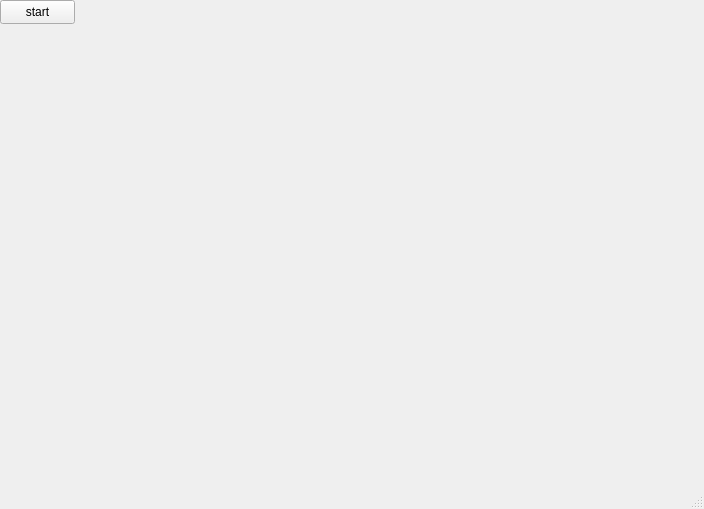
<?xml version="1.0" encoding="UTF-8"?>
<ui version="4.0">
 <class>MainWindow</class>
 <widget class="QMainWindow" name="MainWindow">
  <property name="geometry">
   <rect>
    <x>0</x>
    <y>0</y>
    <width>704</width>
    <height>509</height>
   </rect>
  </property>
  <property name="windowTitle">
   <string>MainWindow</string>
  </property>
  <widget class="QWidget" name="centralwidget">
   <widget class="QLabel" name="bear">
    <property name="geometry">
     <rect>
      <x>-190</x>
      <y>210</y>
      <width>341</width>
      <height>281</height>
     </rect>
    </property>
    <property name="text">
     <string/>
    </property>
    <property name="pixmap">
     <pixmap>../../../Ris/seman/bear1.gif</pixmap>
    </property>
   </widget>
   <widget class="QPushButton" name="pushButton">
    <property name="geometry">
     <rect>
      <x>0</x>
      <y>0</y>
      <width>75</width>
      <height>24</height>
     </rect>
    </property>
    <property name="text">
     <string>start</string>
    </property>
   </widget>
   <widget class="QLabel" name="bee">
    <property name="geometry">
     <rect>
      <x>-100</x>
      <y>30</y>
      <width>71</width>
      <height>71</height>
     </rect>
    </property>
    <property name="text">
     <string/>
    </property>
    <property name="pixmap">
     <pixmap>../../../Ris/seman/bee1.gif</pixmap>
    </property>
   </widget>
   <widget class="QLabel" name="forest">
    <property name="geometry">
     <rect>
      <x>0</x>
      <y>10</y>
      <width>1461</width>
      <height>471</height>
     </rect>
    </property>
    <property name="text">
     <string/>
    </property>
    <property name="pixmap">
     <pixmap>../../../Ris/seman/back.png</pixmap>
    </property>
   </widget>
   <widget class="QLabel" name="plant">
    <property name="geometry">
     <rect>
      <x>0</x>
      <y>20</y>
      <width>1461</width>
      <height>471</height>
     </rect>
    </property>
    <property name="text">
     <string/>
    </property>
    <property name="pixmap">
     <pixmap>../../../Ris/seman/plants.png</pixmap>
    </property>
   </widget>
   <widget class="QLabel" name="hive">
    <property name="geometry">
     <rect>
      <x>1250</x>
      <y>50</y>
      <width>171</width>
      <height>141</height>
     </rect>
    </property>
    <property name="text">
     <string/>
    </property>
    <property name="pixmap">
     <pixmap>../../../Ris/seman/da3.png</pixmap>
    </property>
   </widget>
   <widget class="QLabel" name="rabbit">
    <property name="geometry">
     <rect>
      <x>-400</x>
      <y>324</y>
      <width>171</width>
      <height>141</height>
     </rect>
    </property>
    <property name="text">
     <string/>
    </property>
    <property name="pixmap">
     <pixmap>../../../Ris/seman/rabbit.gif</pixmap>
    </property>
   </widget>
   <zorder>forest</zorder>
   <zorder>pushButton</zorder>
   <zorder>bee</zorder>
   <zorder>bear</zorder>
   <zorder>hive</zorder>
   <zorder>rabbit</zorder>
   <zorder>plant</zorder>
  </widget>
  <widget class="QMenuBar" name="menubar">
   <property name="geometry">
    <rect>
     <x>0</x>
     <y>0</y>
     <width>704</width>
     <height>22</height>
    </rect>
   </property>
  </widget>
  <widget class="QStatusBar" name="statusbar"/>
 </widget>
 <resources/>
 <connections/>
</ui>
